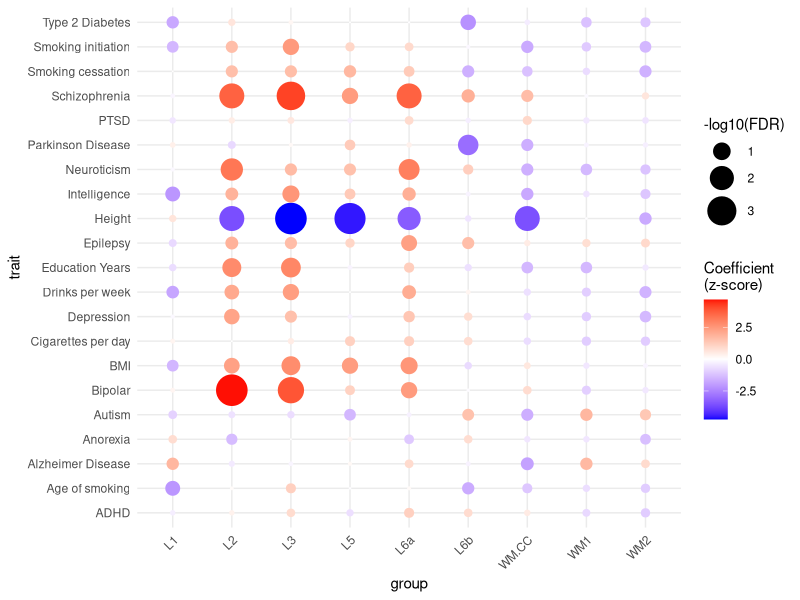
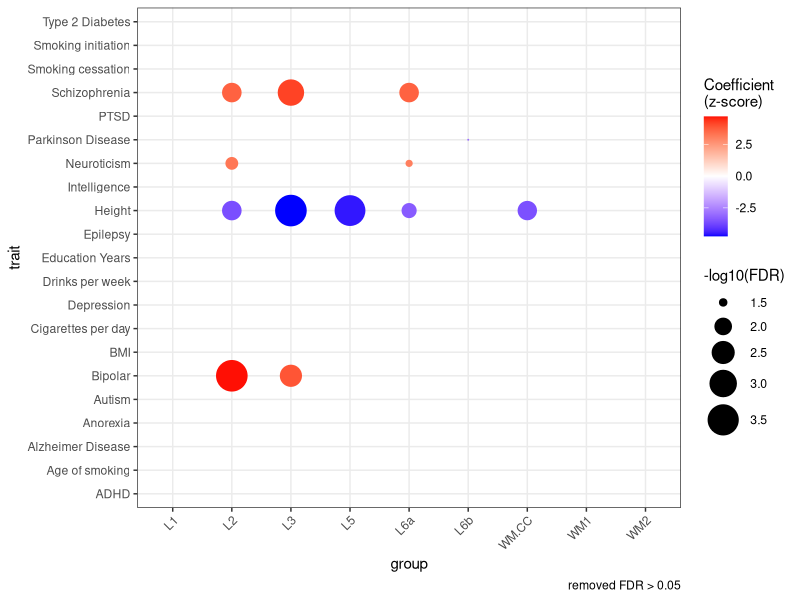

Generate these figures, in order, with R:
setwd('/dcs04/lieber/marmaypag/spatialdACC_LIBD4125/spatialdACC/')

library(ggplot2)
library(RColorBrewer)
library(here)

###load LDSC results
ldsc_results <- read.csv(file=here::here('code','17-3_LDSC_pairwise',
                         'spatial','ldsc_results.csv'))

##########dotplots#############
###make -log10FDR column
ldsc_results$log10fdr <- -log10(ldsc_results$FDR)

####to make nmf only###
#ldsc_results <- ldsc_results[ldsc_results$cell %in% paste0('nmf',c(1:100)),]

####to remove FDR > 0.05
#ldsc_results<-ldsc_results[ldsc_results$FDR<0.05,]

###plot
pdf(here('plots','17-3_LDSC_pairwise','spatial','ldsc_results.pdf'),width=10,height=10)

ggplot(ldsc_results, aes(x = cell, y = trait, size = log10fdr, color = Coefficient_z.score)) +
    geom_point() +
    scale_size_continuous(range = c(0, 10)) + # Set minimum size to zero for the size scale
    scale_color_gradient2(low = 'blue', high = 'red', midpoint = 0,
                          name = "Coefficient\n(z-score)") +
    theme_minimal() +
    theme(axis.text.x = element_text(angle = 45, hjust = 1)) +
    labs(size = "-log10(FDR)",x='group')

ggplot(ldsc_results, aes(x = cell, y = trait, size = ifelse(FDR > 0.05, NA, log10fdr), color = Coefficient_z.score)) +
    geom_point() +
    scale_size_continuous(range = c(0, 10)) + # Set minimum size to zero for the size scale
    scale_color_gradient2(low = 'blue', high = 'red', midpoint = 0,
                          name = "Coefficient\n(z-score)") +
    theme_bw() +
    theme(axis.text.x = element_text(angle = 45, hjust = 1)) +
    labs(size = "-log10(FDR)",x='group',
         caption = "removed FDR > 0.05")

dev.off()
